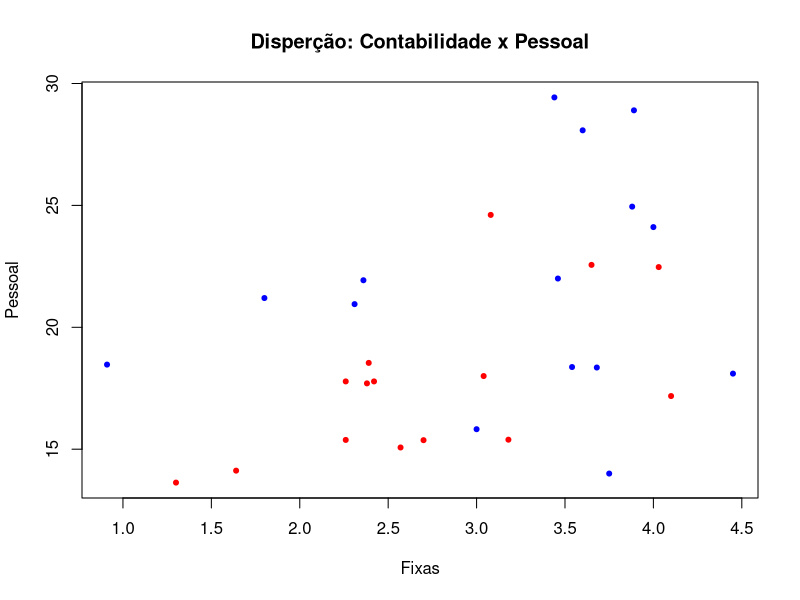

Source code (R):
# Set my working directory
setwd("/home/deborass/Documentos/R/")

# Import data
data <- read.csv(file = 'exer2.csv', colClasses=c(NA, NA, NA, NA))

Fixas <- data.frame(data$Cont.Fixas, data$Pess.Fixas)
Pessoal <- data.frame(data$Cont.Pessoal, data$Pess.Pessoal)

head(data)

# Disperção
matplot(Fixas, Pessoal, col=c("blue", "red"), pch=20, main="Disperção: Contabilidade x Pessoal")

#imprime em pdf
dev.print(pdf, file="Dispercao.pdf", width=8, height=8, pointsize=12)


